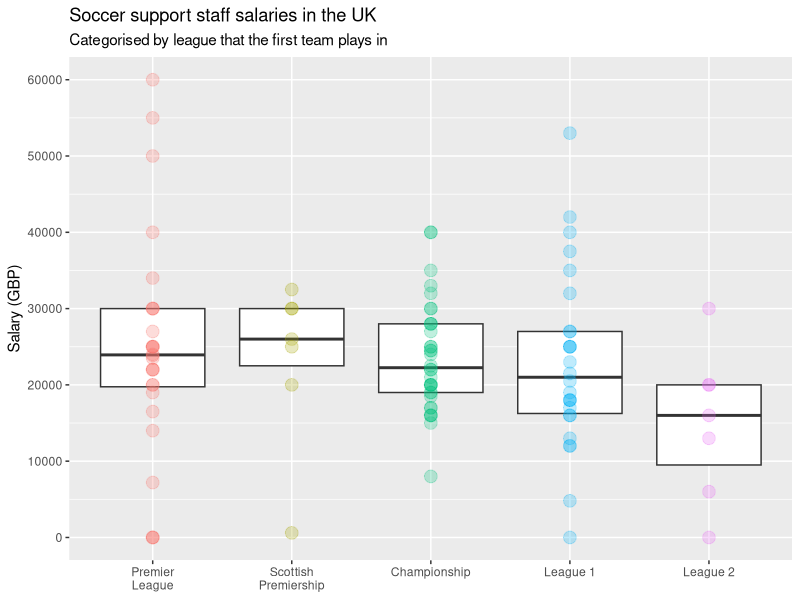
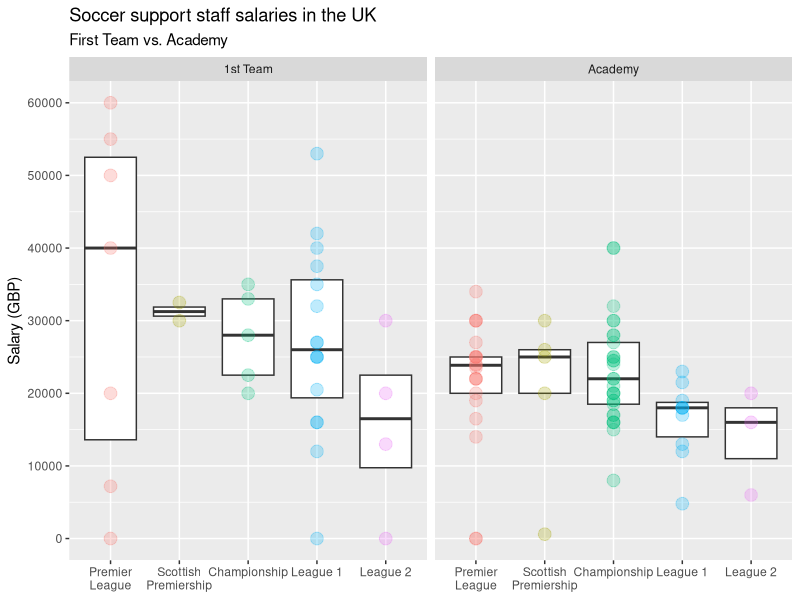
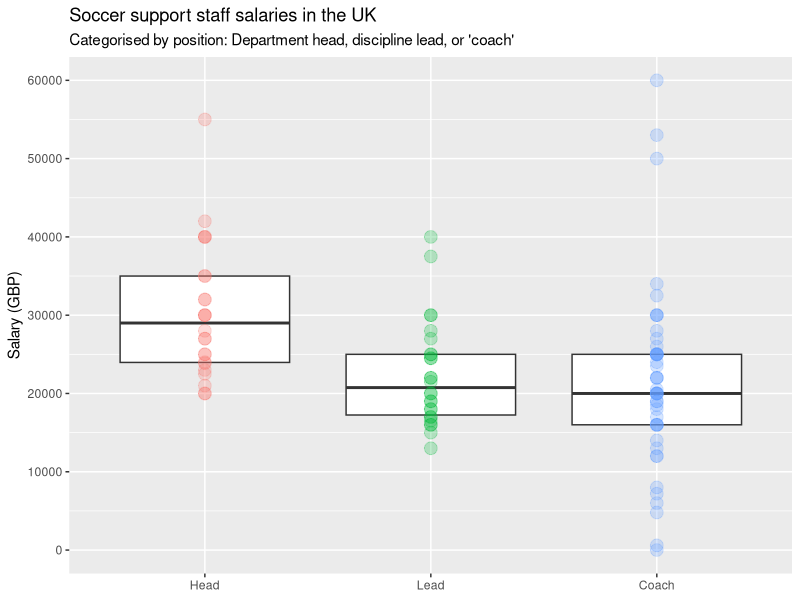
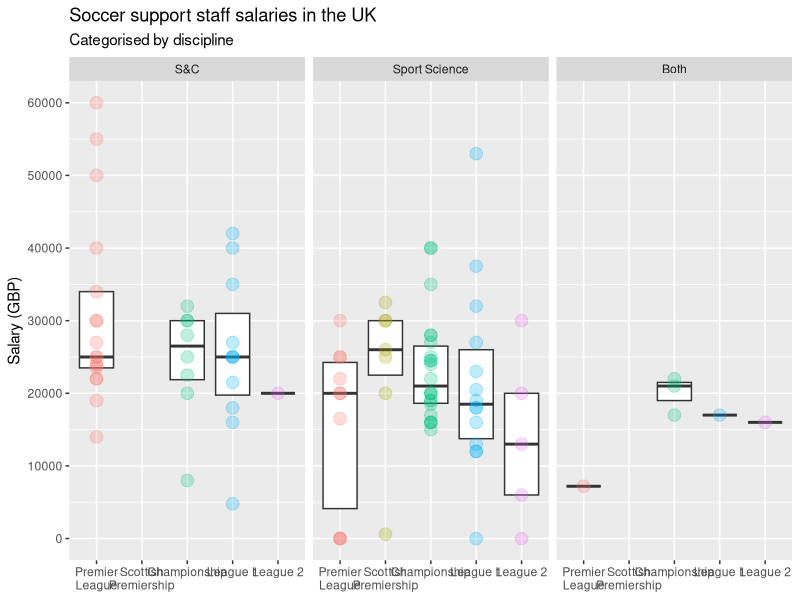

Source code (R) for these figures, in order: (Note: this script raises an error after producing the figures.)
##### Load libraries ###############################################################################

library(readr)
library(ggplot2)
library(dplyr)

##### Read data into R #############################################################################

soccerSalariesData <- read_csv("soccerSalariesDataPublic.csv",
															 col_names = TRUE, col_types = NULL)

##### Plot: Salary by league #######################################################################

# Set factor levels
soccerSalariesData$leagueOfFirstTeam <- factor(soccerSalariesData$leagueOfFirstTeam,
																							 levels = c("Premier League", "Scottish Premiership",
																							 					 "Championship", "League 1", "League 2"))

# Create object to store axis labels with line breaks
labelsLeague <- c("Premier\nLeague", "Scottish\nPremiership", "Championship", "League 1", "League 2")

p <- ggplot(soccerSalariesData, aes(x = leagueOfFirstTeam, y = salaryGBP))
p <- p + geom_boxplot(outlier.shape = NA, coef = 0)
p <- p + geom_point(alpha = 1/4, size = 4, aes(colour = leagueOfFirstTeam))
p <- p + scale_y_continuous(limits = c(0, 60000),
														breaks = seq(0, 60000, by = 10000))
p <- p + scale_x_discrete(labels = labelsLeague)
p <- p + labs(title = "Soccer support staff salaries in the UK",
							subtitle = "Categorised by league that the first team plays in",
							y = "Salary (GBP)")
p <- p + theme(axis.title.x = element_blank(),
							 legend.position = "none")
ggsave("salaryByLeague.png")

##### Plot: Salary by league and competitive level #################################################

p <- ggplot(soccerSalariesData, aes(x = leagueOfFirstTeam, y = salaryGBP))
p <- p + facet_wrap(~levelOfWork)
p <- p + geom_boxplot(outlier.shape = NA, coef = 0)
p <- p + geom_point(alpha = 1/4, size = 4, aes(colour = leagueOfFirstTeam))
p <- p + scale_y_continuous(limits = c(0, 60000),
														breaks = seq(0, 60000, by = 10000))
p <- p + scale_x_discrete(labels = labelsLeague)
p <- p + labs(title = "Soccer support staff salaries in the UK",
							subtitle = "First Team vs. Academy",
							y = "Salary (GBP)")
p <- p + theme(axis.title.x = element_blank(),
							 legend.position = "none")
ggsave("salaryByLeagueAndCompLevel.png", width = 22, units = "cm")

##### Plot: Salary by job category #################################################################

# Subset of data frame to exclude position == NA | Intern
soccerSalariesData2 <- soccerSalariesData %>%
	filter(position != "Intern" & !is.na(position))
# Set factor levels
soccerSalariesData2$position <- factor(soccerSalariesData2$position,
																			 levels = c("Head", "Lead", "Coach"))

p <- ggplot(soccerSalariesData2, aes(x = position, y = salaryGBP))
p <- p + geom_boxplot(outlier.shape = NA, coef = 0)
p <- p + geom_point(alpha = 1/4, size = 4, aes(colour = position))
p <- p + scale_y_continuous(limits = c(0, 60000),
														breaks = seq(0, 60000, by = 10000))
p <- p + labs(title = "Soccer support staff salaries in the UK",
							subtitle = "Categorised by position: Department head, discipline lead, or 'coach'",
							y = "Salary (GBP)")
p <- p + theme(axis.title.x = element_blank(),
							 legend.position = "none")
ggsave("salaryByPosition.png", units = "cm")

##### Plot: Salary by league and discipline ########################################################

# Subset of data frame to exclude dept == NA
soccerSalariesData3 <- soccerSalariesData %>%
	filter(!is.na(dept))
soccerSalariesData3$dept <- recode(soccerSalariesData3$dept,
																	 `Physical Performance` = "S&C")
# Set factor levels
soccerSalariesData3$dept <- factor(soccerSalariesData3$dept,
																	 levels = c("S&C", "Sport Science", "Both"))

p <- ggplot(soccerSalariesData3, aes(x = leagueOfFirstTeam, y = salaryGBP))
p <- p + facet_wrap(~dept)
p <- p + geom_boxplot(outlier.shape = NA, coef = 0)
p <- p + geom_point(alpha = 1/4, size = 4, aes(colour = leagueOfFirstTeam))
p <- p + scale_y_continuous(limits = c(0, 60000),
														breaks = seq(0, 60000, by = 10000))
p <- p + scale_x_discrete(labels = labelsLeague)
p <- p + labs(title = "Soccer support staff salaries in the UK",
							subtitle = "Categorised by discipline",
							y = "Salary (GBP)")
p <- p + theme(axis.title.x = element_blank(),
							 legend.position = "none")
ggsave("salaryByLeagueAndDept.png", width = 32, units = "cm")

##### Plot: Salary by academy category #############################################################

# Subset of data frame to exclude academyCategory == NA
soccerSalariesData4 <- soccerSalariesData %>%
	filter(!is.na(academyCategory))

# Set factor levels
soccerSalariesData4$academyCategory <- factor(soccerSalariesData3$academyCategory,
																							levels = c("1", "2", "3", "SFA Elite", "Development"))

# Create object to store axis labels with line breaks
labelsAcademyCategory <- c("England\nCategory 1", "England\nCategory 2", "England\nCategory 3",
													 "Scotland\nSFA Elite", "Scotland\nDevelopment")

p <- ggplot(soccerSalariesData4, aes(x = academyCategory, y = salaryGBP))
p <- p + geom_boxplot(outlier.shape = NA, coef = 0)
p <- p + geom_point(alpha = 1/4, size = 4, aes(colour = academyCategory))
p <- p + scale_y_continuous(limits = c(0, 50000),
														breaks = seq(0, 50000, by = 10000))
p <- p + scale_x_discrete(labels = labelsAcademyCategory)
p <- p + labs(title = "Soccer support staff salaries in the UK: Academy staff only",
							subtitle = "Organised by Academy Category",
							y = "Salary (GBP)")
p <- p + theme(axis.title.x = element_blank(),
							 legend.position = "none")
ggsave("salaryByAcademyCategory.png")

##### Plot: Salary by highest qualification ########################################################

# Set factor levels
soccerSalariesData$highestQualCategory <- factor(soccerSalariesData$highestQualCategory,
																								 levels = c(
																								 	"PhD", "Postgraduate", "Undergraduate", "Unclear"))

p <- ggplot(soccerSalariesData, aes(x = highestQualCategory, y = salaryGBP))
p <- p + geom_boxplot(outlier.shape = NA, coef = 0)
p <- p + geom_point(alpha = 1/4, size = 4, aes(colour = highestQualCategory))
p <- p + scale_y_continuous(limits = c(0, 50000),
														breaks = seq(0, 50000, by = 10000))
p <- p + labs(title = "Soccer support staff salaries in the UK",
							subtitle = "Categorised by highest qualification",
							y = "Salary (GBP)")
p <- p + theme(axis.title.x = element_blank(),
							 legend.position = "none")
ggsave("salaryByHighestQual.png")